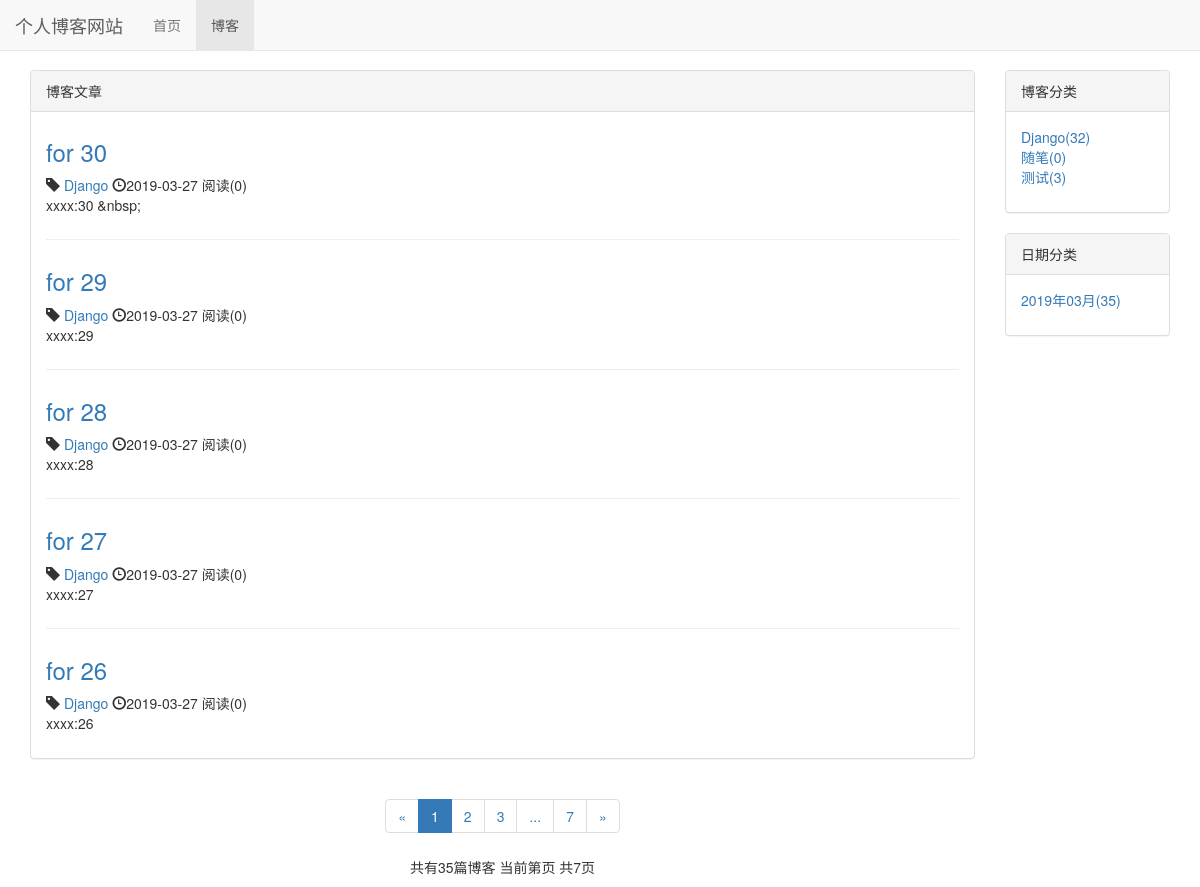
The page /blog/ on the database as committed earlier.
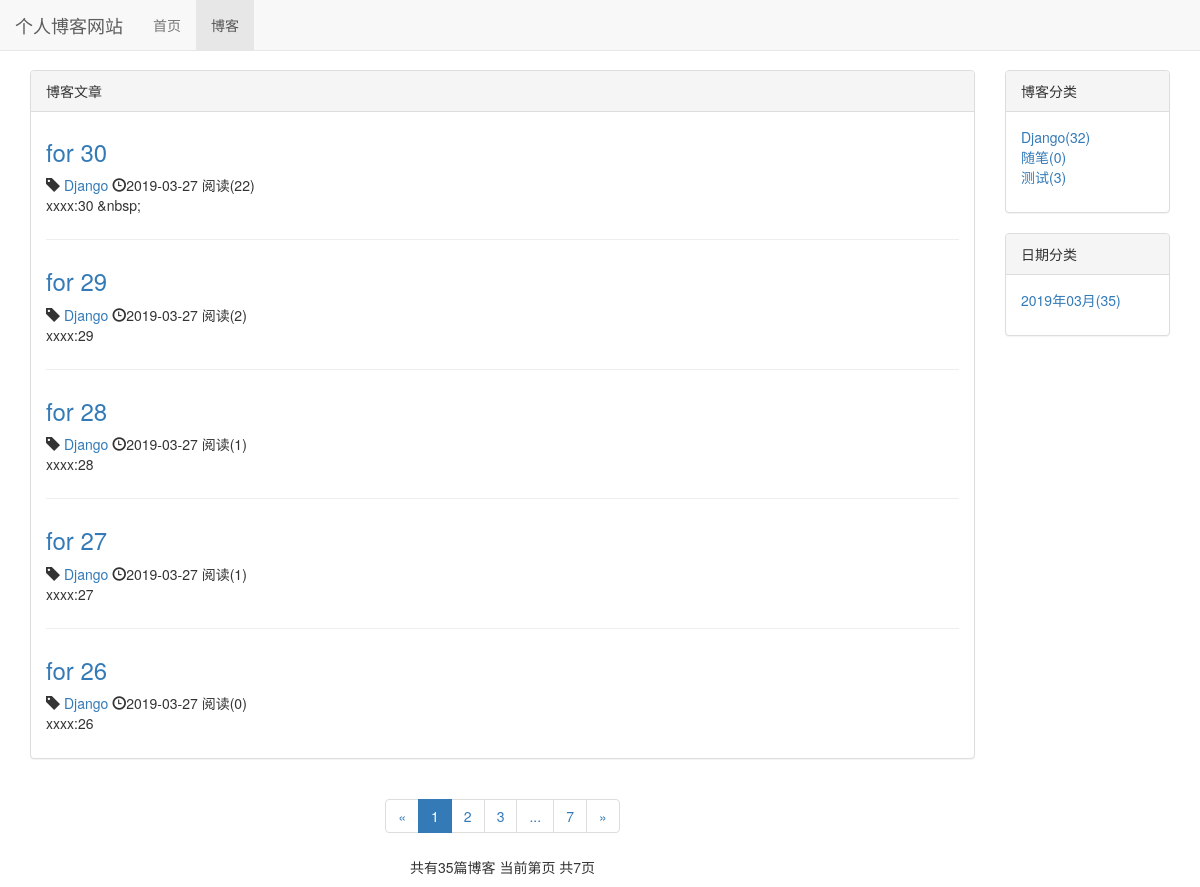
The same page on the database as committed later.
### blog/models.py (models this page shows, shortened)
class Blog(models.Model, ReadNumExpandMethod):
    title = models.CharField(max_length=50)
    blog_type = models.ForeignKey(BlogType, on_delete=models.DO_NOTHING)
    content = RichTextUploadingField()
    author = models.ForeignKey(User, on_delete=models.DO_NOTHING)
    created_time = models.DateTimeField(auto_now_add=True)
    last_updated_time = models.DateTimeField(auto_now=True)
    class Meta:
        ordering = ['-created_time']

class BlogType(models.Model):
    type_name = models.CharField(max_length=15)
    def __str__(self):
        return self.type_name

### read_statistics/models.py (models this page shows)
class ReadNum(models.Model):
    read_num = models.IntegerField(default=0)
    content_type = models.ForeignKey(ContentType, on_delete=models.DO_NOTHING)
    object_id = models.PositiveIntegerField()
    content_object = GenericForeignKey('content_type', 'object_id')

### blog/views.py (the view)
# urls.py: path('',views.blog_list,name='blog_list'),
def blog_list(request):
    blogs_all_list = Blog.objects.all()
    context = blog_list_common_data(request, blogs_all_list)
    return render(request, 'blog/blog_list.html', context)

### read_statistics/models.py (called while the page is built)
    def get_read_num(self):
        try:
            ct = ContentType.objects.get_for_model(self)
            readnum = ReadNum.objects.get(content_type=ct, object_id=self.pk)
            return readnum.read_num
        except exceptions.ObjectDoesNotExist:
            return 0

### blog/templates/blog/blog_list.html (shortened to what the changed rows need)
{% extends 'base.html' %}
{% load staticfiles %}
{% block header_extends %}
    <link rel="stylesheet" href="{% static 'blog.css' %}">
{% endblock %}
{% block content %}
    <div class="container">
        <div class="row">
            <div class="col-xs-12 col-sm-9 col-lg-10">
                <div class="panel panel-default">
                    <div class="panel-body">
                        <ul class="blog-types">
                            {% for blog in blogs %}
                                <div class="blog">
                                    <h3><a href={% url "blog_detail" blog.pk %}>{{ blog.title }}</a></h3>
                                    <p class="blog-info">
                                        <span class="glyphicon glyphicon-tag"></span><a
                                            href="{% url 'blogs_with_type' blog.blog_type.pk %}">
                                        {{ blog.blog_type }}
                                    </a>
                                        <span class="glyphicon glyphicon-time"></span>{{ blog.created_time|date:"Y-m-d" }}
                                        阅读({{ blog.get_read_num }})
                                    </p>
                                    <p>{{ blog.content|striptags|truncatechars:120 }}</p>
                                </div>
                                {% empty %}
                                <div class="blog">
                                    <p>-- 暂无博客，敬请期待 --</p>
                                </div>
                            {% endfor %}
                        </ul>
                    </div>
                </div>
            </div>
        </div>
    </div>
{% endblock %}

Rows that differ between the two databases and show on the page:
changed Blog "for 30": get_read_num "0" → "22"
changed Blog "for 29": get_read_num "0" → "2"
computed for Blog "for 28": get_read_num "0" → "1"
computed for Blog "for 27": get_read_num "0" → "1"
